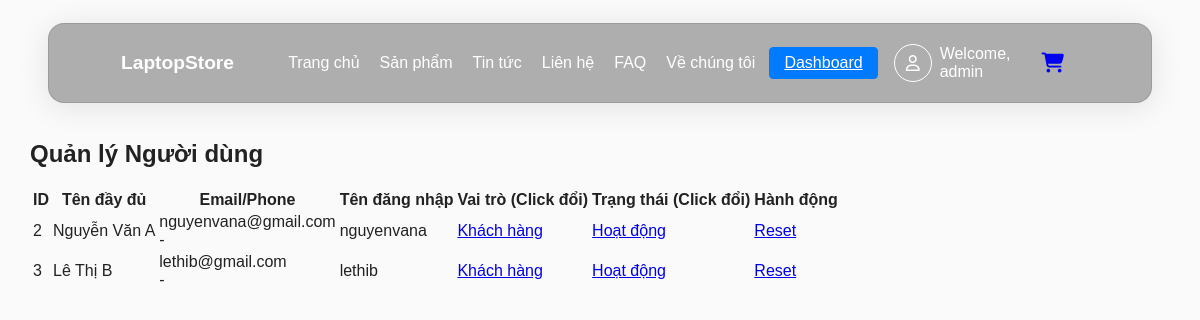
/public/index.php?page=admin_manage (signed in), run on the app's committed database.
### tables this page shows
CREATE TABLE users (
    id INT AUTO_INCREMENT PRIMARY KEY,
    username VARCHAR(50) NOT NULL UNIQUE,
    password VARCHAR(255) NOT NULL,
    fullname VARCHAR(100),
    email VARCHAR(100),
    phone VARCHAR(20),
    address VARCHAR(255),
    avatar VARCHAR(255),
    role ENUM('admin','customer') DEFAULT 'customer',
    status TINYINT(1) DEFAULT 1,
    created_at DATETIME DEFAULT CURRENT_TIMESTAMP
);

### app/controllers/AdminController.php (called while the page is built, shortened)
<?php
require_once "../app/core/Database.php";
require_once "../app/models/Comments.php";
require_once "../app/models/User.php";
class AdminController
{
    private $db;
    public function __construct()
    {
        $this->db = (new Database())->getConnection();
    }
    public function user()
    {
        $userModel = new User($this->db);
        $currentUserId = $_SESSION['user']['id'] ?? 0;
        $pageTitle = "Quản lý Người dùng";
        $users = $userModel->getAllUsers($currentUserId);
        include "../app/views/layouts/header.php";
        include "../app/views/admin/users.php";
    }
}

### public/index.php (called while the page is built, shortened)
<?php
$router = new Router();
$router->handle();

### app/core/Database.php (called while the page is built, shortened)
<?php
class Database {
  private $host = "localhost";
  private $user = "root";
  private $pass = "";
  private $db = "laptop_store";
  private $port = 3307;
  public function getConnection() {
    $this->conn = new mysqli($this->host, $this->user, $this->pass, $this->db, port: $this->port);
    $this->conn->set_charset("utf8mb4");
    return $this->conn;
  }
}

### app/models/User.php (called while the page is built, shortened)
<?php
class User
{
  private $conn;
  public function __construct($db)
  {
    $this->conn = $db;
  }
  public function getAllUsers($currentUserId) {
    $sql = "SELECT id, username, fullname, email, phone, role, status
            FROM users
            WHERE id != ?
            ORDER BY created_at DESC";
    $stmt = $this->conn->prepare($sql);
    $stmt->bind_param("i", $currentUserId);
    $stmt->execute();
    return $stmt->get_result()->fetch_all(MYSQLI_ASSOC);
  }
}

### app/views/admin/users.php (the view, shortened to what this page needs)
<div class="content-wrapper" style="padding: 30px; padding-top: 120px;">
    <div class="page-header d-print-none">
        <h2 class="page-title"><?= $pageTitle ?></h2>
    </div>
    <div class="card">
        <div class="table-responsive">
            <table class="table table-vcenter card-table table-striped">
                <thead>
                    <tr>
                        <th class="w-1">ID</th>
                        <th>Tên đầy đủ</th>
                        <th>Email/Phone</th>
                        <th>Tên đăng nhập</th>
                        <th>Vai trò (Click đổi)</th>
                        <th>Trạng thái (Click đổi)</th>
                        <th class="w-1">Hành động</th>
                    </tr>
                </thead>
                <tbody>
                    <?php foreach ($users as $user): ?>
                    <tr>
                        <td class="text-muted align-middle"><?= $user['id'] ?></td>
                        <td class="align-middle"><?= htmlspecialchars($user['fullname'] ?? 'N/A') ?></td>
                        <td class="align-middle">
                            <?= htmlspecialchars($user['email']) ?><br>
                            <span class="text-muted small"><?= htmlspecialchars($user['phone'] ?? '-') ?></span>
                        </td>
                        <td class="align-middle"><?= htmlspecialchars($user['username']) ?></td>
                        <td class="align-middle">
                            <?php if ($user['role'] === 'admin'): ?>
                                <a href="?page=admin_manage&action=set_customer&id=<?= $user['id'] ?>"
                                   onclick="return confirm('Giáng quyền Admin xuống Customer?')"
                                   class="badge bg-red-lt text-decoration-none">Quản trị viên</a>
                            <?php else: ?>
                                <a href="?page=admin_manage&action=set_admin&id=<?= $user['id'] ?>"
                                   onclick="return confirm('Cấp quyền Admin cho người này?')"
                                   class="badge bg-blue-lt text-decoration-none">Khách hàng</a>
                            <?php endif; ?>
                        </td>
                        <td class="align-middle">
                            <?php if ($user['status'] == 1): ?>
                                <a href="?page=admin_manage&action=lock&id=<?= $user['id'] ?>"
                                   onclick="return confirm('Xác nhận khóa người dùng <?= $user['fullname'] ?>?')"
                                   class="badge bg-green-lt text-decoration-none">Hoạt động</a>
                            <?php else: ?>
                                <a href="?page=admin_manage&action=unlock&id=<?= $user['id'] ?>"
                                   onclick="return confirm('Xác nhận mở khóa người dùng <?= $user['fullname'] ?>?')"
                                   class="badge bg-red-lt text-decoration-none">Đã khóa</a>
                            <?php endif; ?>
                        </td>
                        <td class="align-middle text-center">
                            <a href="?page=admin_manage&action=reset_password&id=<?= $user['id'] ?>" class="btn btn-sm btn-outline-warning"
                               onclick="return confirm('Xác nhận Reset mật khẩu?')">
                                Reset
                            </a>
                        </td>
                    </tr>
                    <?php endforeach; ?>
                </tbody>
            </table>
        </div>
    </div>
</div>

### public/css/style.css (style rules this page uses)
body { margin: 0; font-family: Arial, sans-serif; color: #222; background-color: #FAFAFA; }

### data on the page
users: id "2", fullname "Nguyễn Văn A", email "nguyenvana@gmail.com", phone "-", username "nguyenvana"
users: id "3", fullname "Lê Thị B", email "lethib@gmail.com", phone "-", username "lethib"

### other printed values
$user['username'] "admin"
$pageTitle "Quản lý Người dùng"
